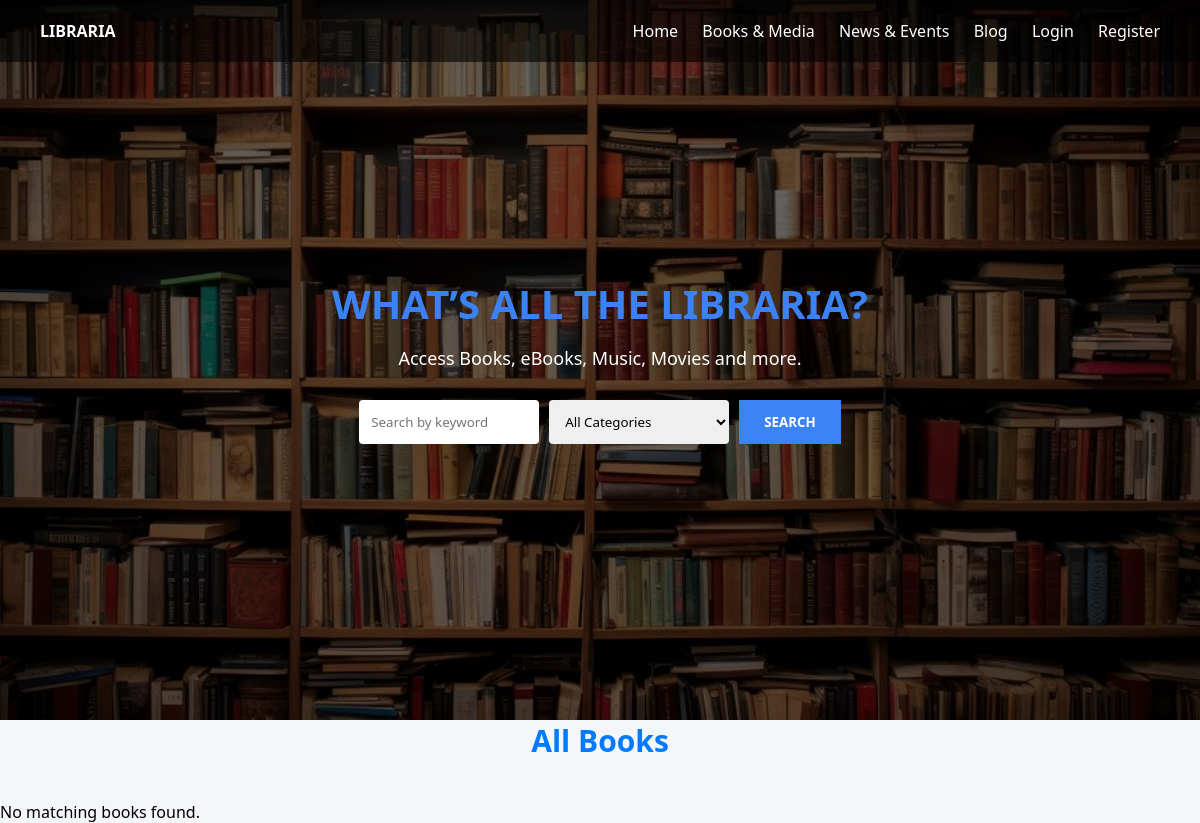
The app's page /, older data.
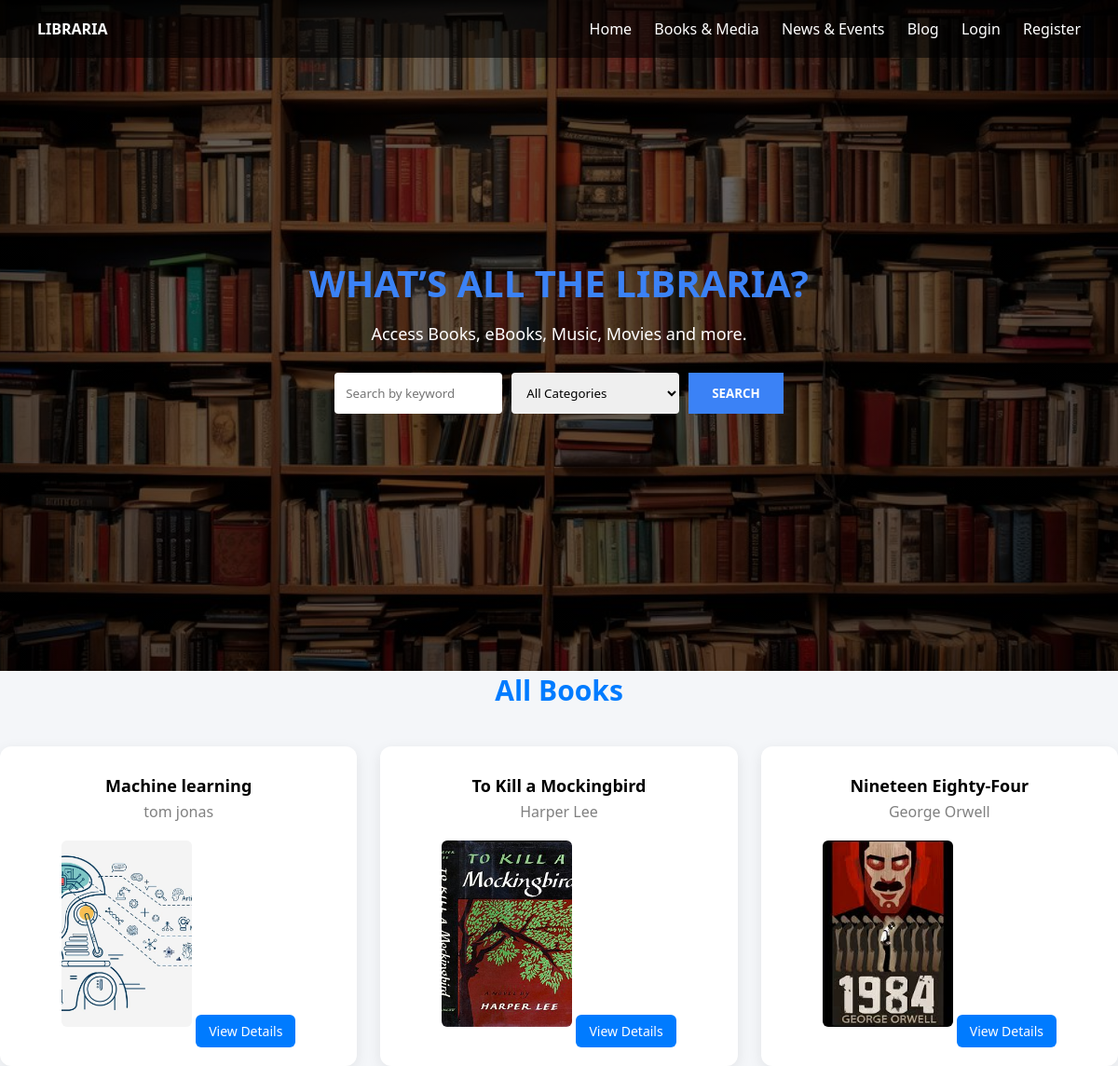
The same page, newer data.
### library_app/models.py (models this page shows, shortened)
class Book(models.Model):
    CATEGORY_CHOICES = [
        ('Fiction', 'Fiction'),
        ('Non-Fiction', 'Non-Fiction'),
        ('Science', 'Science'),
        ('Technology', 'Technology'),
        ('History', 'History'),
    ]
    title = models.CharField(max_length=200)
    author = models.CharField(max_length=150)
    category = models.CharField(max_length=50, choices=CATEGORY_CHOICES)
    cover = models.ImageField(upload_to='covers/', null=True, blank=True)
    description = models.TextField()

### library_app/views.py (the view)
# urls.py: path('', views.book_list, name='home'),
def book_list(request):
    query = request.GET.get("q", "").strip()
    category = request.GET.get("category", "").strip()
    books = Book.objects.none() if query or category else Book.objects.all()
    if query:
        books = Book.objects.filter(
            Q(title__icontains=query) |
            Q(author__icontains=query)
        )
    if category:
        books = books.filter(category=category)
    return render(request, "library_app/book_list.html", {
        "books": books,
        "query": query,
        "category": category,
    })

### library_app/templates/library_app/book_list.html (shortened to what this page needs)
{% extends 'library_app/base.html' %}
{% block content %}
{% load static %}
<link rel="stylesheet" href="{% static 'library_app/style.css' %}">
<section class="hero">
    <div class="hero-content">
        <h1>WHAT’S ALL THE LIBRARIA?</h1>
        <p>Access Books, eBooks, Music, Movies and more.</p>
        <form method="get" class="search-bar">
            <input type="text" name="q" placeholder="Search by keyword" value="{{ query }}">
            <select name="category">
                <option value="">All Categories</option>
            </select>
            <button type="submit">SEARCH</button>
        </form>
    </div>
</section>
<h2>All Books</h2>
<div class="book-grid">
{% for book in books %}
  <div class="book-card">
      <h3>{{ book.title }}</h3>
      <p>{{ book.author }}</p>
      {% if book.cover %}
        <img src="{{ book.cover.url }}" width="120">
      {% endif %}
      <a href="{% url 'book_detail' book.id %}">
        View Details
      </a>
  </div>
{% empty %}
  <p>No matching books found.</p>
{% endfor %}
</div>
{% endblock %}

Row changes from the older to the newer data that the page shows:
added Book: title "Machine learning", author "tom jonas", cover (picture)
added Book: title "To Kill a Mockingbird", author "Harper Lee", cover (picture)
added Book: title "Nineteen Eighty-Four", author "George Orwell", cover (picture)
Text that changed along with them:
text no longer shown: "No matching books found."
